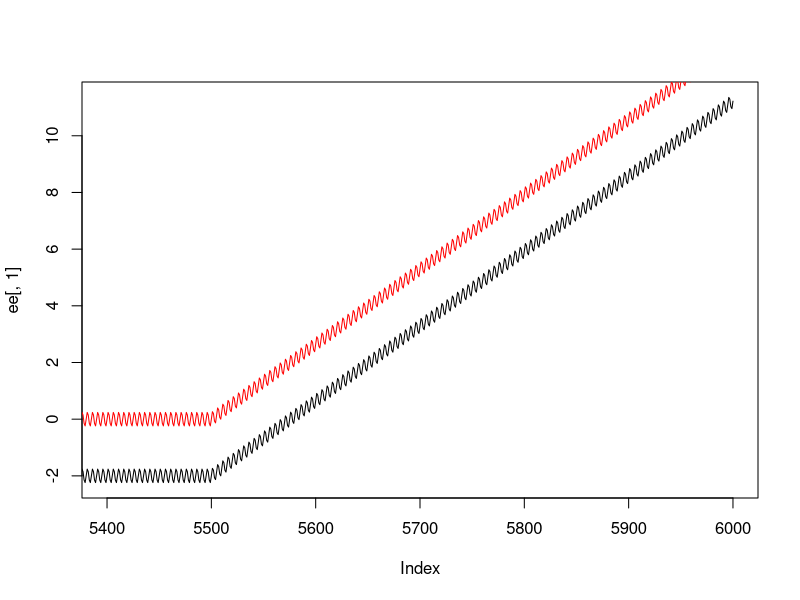

Write R code to recreate this figure.
pops=seq(1,3) # population names
e.local=c(-2,0,2) # local environmental settting
sin.p=5 # period of sinusoidal climate fluctuations, in reproduction cycles
# ---- rand /  sin settings:
# e.sd= 0.2 # SD of random environmentsl fluctuations (different in each pop)
sin.amp=0.5 # amplitude of sinusoidal climate fluctuations, common to all pops
# sin.rand=0.2 # amplitude of random climate fluctuations, common to all pops
e.sd= 0.0 # SD of random environmentsl fluctuations (different in each pop)
sin.rand=0.0 # amplitude of random climate fluctuations, common to all pops
burnin=5500 # length of burnin period
gmax=6000 # maximum number of generations

e.increment=2.38/90 # increment in environmental setting per reproduction cycle (year) past burn-in period

# for no-fluctuation and sinusoidal model, there is only one environmental profile ("a") for all SLiM replicates; for random model there are four different profiles.
for (index in c("a")) {
  message(index)
  dd=lapply(seq_len(gmax),function(i) {
    newgen=e.local+sin(i*2*pi/sin.p)*0.5*(sin.amp+rnorm(1,0,sin.rand))
    newgen=newgen+rnorm(length(newgen),0,e.sd)
    if (i>burnin){
      newgen=newgen+(i-burnin)*e.increment
    }
    return(round(newgen,3))
  }
  )
  envs=data.frame(do.call(cbind,dd))
  write.table(envs,row.names=F,quote=F,sep="\t",file=paste("toy_",index,"_environment.txt",sep=""))
}
ee=data.frame(t(envs[1:3,]))
plot(ee[,1],type="l",xlim=c(5400,6000))
lines(ee[,2],type="l",col="red")

